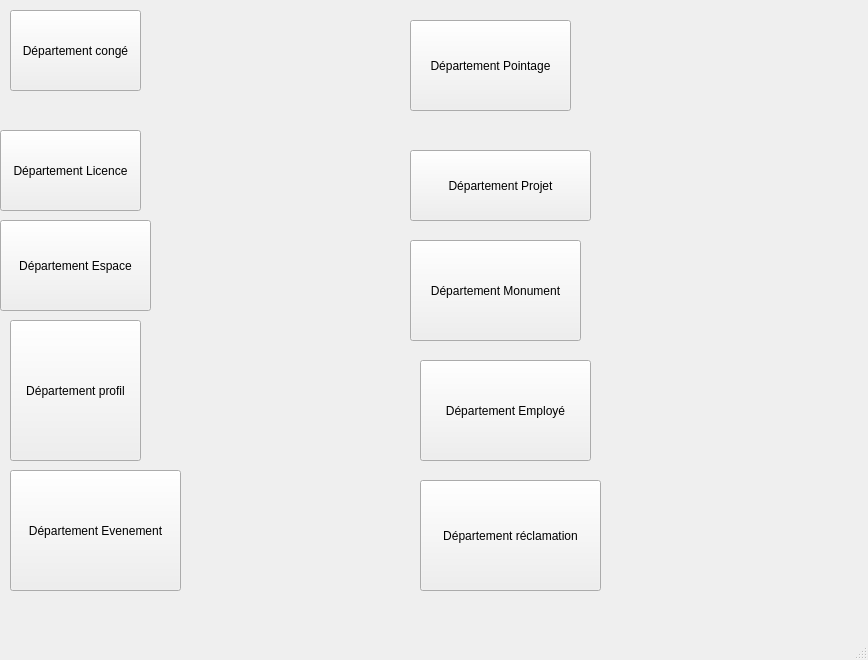
<?xml version="1.0" encoding="UTF-8"?>
<ui version="4.0">
 <class>MainWindow</class>
 <widget class="QMainWindow" name="MainWindow">
  <property name="geometry">
   <rect>
    <x>0</x>
    <y>0</y>
    <width>868</width>
    <height>660</height>
   </rect>
  </property>
  <property name="windowTitle">
   <string>S-Municipality</string>
  </property>
  <widget class="QWidget" name="centralwidget">
   <widget class="QPushButton" name="pushButton">
    <property name="geometry">
     <rect>
      <x>0</x>
      <y>220</y>
      <width>151</width>
      <height>91</height>
     </rect>
    </property>
    <property name="text">
     <string>Département Espace</string>
    </property>
   </widget>
   <widget class="QPushButton" name="pushButton_2">
    <property name="geometry">
     <rect>
      <x>10</x>
      <y>320</y>
      <width>131</width>
      <height>141</height>
     </rect>
    </property>
    <property name="text">
     <string>Département profil</string>
    </property>
   </widget>
   <widget class="QPushButton" name="pushButton_3">
    <property name="geometry">
     <rect>
      <x>420</x>
      <y>480</y>
      <width>181</width>
      <height>111</height>
     </rect>
    </property>
    <property name="text">
     <string>Département réclamation</string>
    </property>
   </widget>
   <widget class="QPushButton" name="pushButton_evenement">
    <property name="geometry">
     <rect>
      <x>10</x>
      <y>470</y>
      <width>171</width>
      <height>121</height>
     </rect>
    </property>
    <property name="text">
     <string>Département Evenement</string>
    </property>
   </widget>
   <widget class="QPushButton" name="pushButton_5">
    <property name="geometry">
     <rect>
      <x>420</x>
      <y>360</y>
      <width>171</width>
      <height>101</height>
     </rect>
    </property>
    <property name="text">
     <string>Département Employé</string>
    </property>
   </widget>
   <widget class="QPushButton" name="pushButton_6">
    <property name="geometry">
     <rect>
      <x>410</x>
      <y>240</y>
      <width>171</width>
      <height>101</height>
     </rect>
    </property>
    <property name="text">
     <string>Département Monument</string>
    </property>
   </widget>
   <widget class="QPushButton" name="pushButton_license">
    <property name="geometry">
     <rect>
      <x>0</x>
      <y>130</y>
      <width>141</width>
      <height>81</height>
     </rect>
    </property>
    <property name="text">
     <string>Département Licence</string>
    </property>
   </widget>
   <widget class="QPushButton" name="pushButton_8">
    <property name="geometry">
     <rect>
      <x>410</x>
      <y>150</y>
      <width>181</width>
      <height>71</height>
     </rect>
    </property>
    <property name="text">
     <string>Département Projet</string>
    </property>
   </widget>
   <widget class="QPushButton" name="pushButton_9">
    <property name="geometry">
     <rect>
      <x>10</x>
      <y>10</y>
      <width>131</width>
      <height>81</height>
     </rect>
    </property>
    <property name="text">
     <string>Département congé</string>
    </property>
   </widget>
   <widget class="QPushButton" name="pushButton_10">
    <property name="geometry">
     <rect>
      <x>410</x>
      <y>20</y>
      <width>161</width>
      <height>91</height>
     </rect>
    </property>
    <property name="text">
     <string>Département Pointage</string>
    </property>
   </widget>
  </widget>
  <widget class="QMenuBar" name="menubar">
   <property name="geometry">
    <rect>
     <x>0</x>
     <y>0</y>
     <width>868</width>
     <height>26</height>
    </rect>
   </property>
  </widget>
  <widget class="QStatusBar" name="statusbar"/>
 </widget>
 <resources/>
 <connections/>
</ui>
